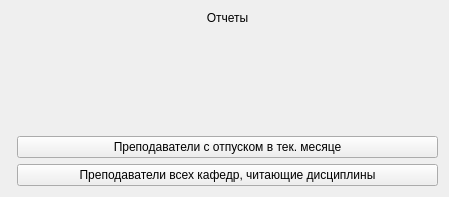
<?xml version="1.0" encoding="UTF-8"?>
<ui version="4.0">
 <class>TextReports</class>
 <widget class="QWidget" name="TextReports">
  <property name="geometry">
   <rect>
    <x>0</x>
    <y>0</y>
    <width>449</width>
    <height>197</height>
   </rect>
  </property>
  <property name="windowTitle">
   <string>Печатные отчеты</string>
  </property>
  <layout class="QFormLayout" name="formLayout">
   <item row="2" column="1">
    <widget class="QPushButton" name="report1">
     <property name="text">
      <string>Преподаватели с отпуском в тек. месяце</string>
     </property>
    </widget>
   </item>
   <item row="3" column="1">
    <widget class="QPushButton" name="report2">
     <property name="text">
      <string>Преподаватели всех кафедр, читающие дисциплины</string>
     </property>
    </widget>
   </item>
   <item row="0" column="1">
    <widget class="QLabel" name="label">
     <property name="text">
      <string>Отчеты</string>
     </property>
     <property name="alignment">
      <set>Qt::AlignCenter</set>
     </property>
    </widget>
   </item>
   <item row="1" column="1">
    <spacer name="verticalSpacer">
     <property name="orientation">
      <enum>Qt::Vertical</enum>
     </property>
     <property name="sizeHint" stdset="0">
      <size>
       <width>20</width>
       <height>40</height>
      </size>
     </property>
    </spacer>
   </item>
  </layout>
 </widget>
 <resources/>
 <connections/>
</ui>
